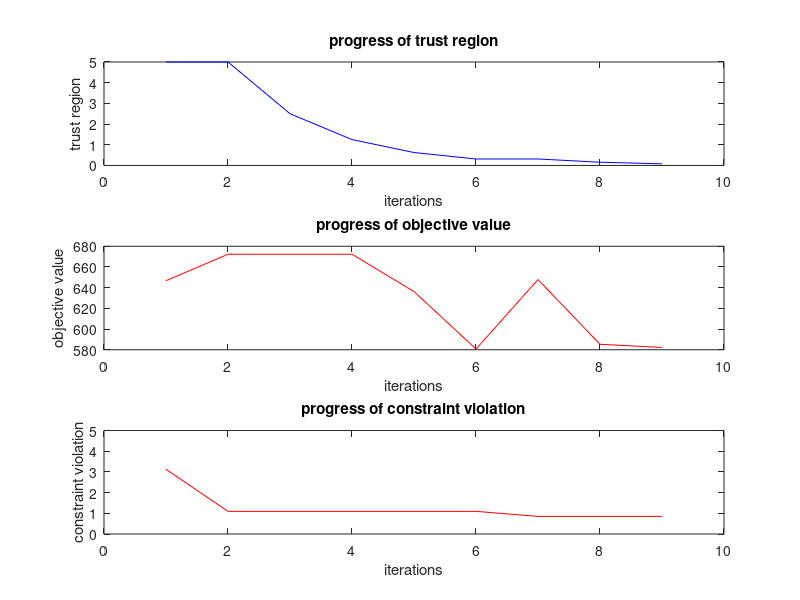

Here is the MATLAB script that generated this plot:
load('iteration.mat')


subplot(3,1,1);
plot(iteration(:,1),iteration(:,2),'b')
xlabel('iterations'),ylabel('trust region'), title('progress of trust region')

% the constraint ratio against iteration plot does not mean alot.
% plot(iteration(:,1),iteration(:,8))
% xlabel('iterations'),ylabel('constraint ratio'), title('case 9')
% figure;
subplot(3,1,2);
plot(iteration(:,1),iteration(:,5),'r')
xlabel('iterations'),ylabel('objective value'), title('progress of objective value')
subplot(3,1,3);
plot(iteration(:,1),iteration(:,6),'r')
xlabel('iterations'),ylabel('constraint violation'), title('progress of constraint violation'), ylim([0 5])